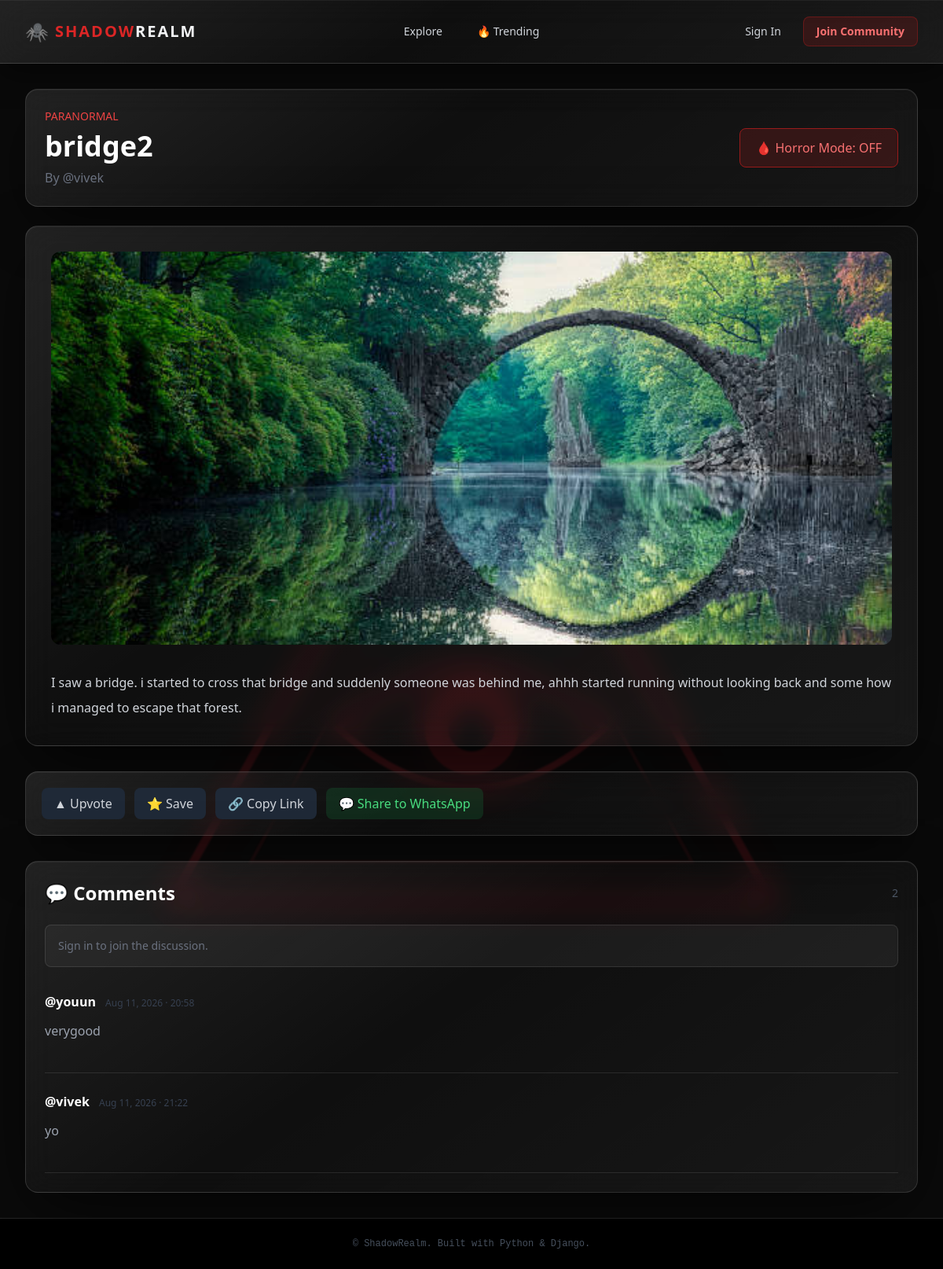
/story/bridge2/, run on the app's committed database.
### SHADOW/models.py (models this page shows, shortened)
class Story(models.Model):
    STATUS_CHOICES = (
        ('draft', 'Draft'),
        ('published', 'Published'),
    )
    title = models.CharField(max_length=200)
    slug = models.SlugField(max_length=200, unique=True, blank=True)
    author = models.ForeignKey(User, on_delete=models.CASCADE, related_name='stories')
    category = models.ForeignKey(Category, on_delete=models.SET_NULL, null=True, related_name='stories')
    cover_image = models.ImageField(upload_to='story_covers/', blank=True, null=True)
    content = models.TextField(help_text="Main text of the horror story.")
    summary = models.CharField(max_length=300, help_text="Short teaser for card previews.")
    status = models.CharField(max_length=10, choices=STATUS_CHOICES, default='published')
    horror_mode = models.BooleanField(default=False)
    created_at = models.DateTimeField(auto_now_add=True)
    updated_at = models.DateTimeField(auto_now=True)
    upvotes = models.ManyToManyField(User, related_name='upvoted_stories', blank=True)
    favorites = models.ManyToManyField(User,related_name='favorite_stories',blank=True)
    class Meta:
        ordering = ['-created_at']

class Category(models.Model):
    name = models.CharField(max_length=100, unique=True)
    slug = models.SlugField(max_length=100, unique=True, blank=True)
    description = models.TextField(blank=True)
    class Meta:
        verbose_name_plural = "Categories"

class Comment(models.Model):
    story = models.ForeignKey(Story, on_delete=models.CASCADE, related_name='comments')
    author = models.ForeignKey(User, on_delete=models.CASCADE)
    body = models.TextField()
    created_at = models.DateTimeField(auto_now_add=True)
    parent = models.ForeignKey(
    'self',
    on_delete=models.CASCADE,
    null=True,
    blank=True,
    related_name='replies'
    )
    class Meta:
        ordering = ['created_at']

### SHADOW/views.py (the view)
def story_detail(request, slug):
    story = get_object_or_404(
        Story.objects.select_related(
            'author',
            'category'
        ),
        slug=slug,
        status='published'
    )
    comments = story.comments.filter(
        parent=None
    ).select_related(
        'author'
    ).prefetch_related(
        'replies__author'
    )
    scenes = story.scenes.all()
    return render(
        request,
        'story_detail.html',
        {
            'story': story,
            'comments': comments,
            'scenes': scenes,
        }
    )

### SHADOW/context_processors.py (called while the page is built, shortened)
def notifications_context(request):
    return {
        'unread_notifications': 0
    }

### templates/story_detail.html (shortened to what this page needs)
{% extends 'base.html' %}
{% block content %}
<div class="max-w-6xl mx-auto">
    <div class="glass-panel p-6 mb-6">
        <div class="flex flex-col md:flex-row md:items-center md:justify-between gap-4">
            <div>
                <p class="text-red-500 text-sm uppercase">
                    {{ story.category.name|default:"Horror" }}
                </p>
                <h1 class="text-4xl font-bold text-white mt-2">
                    {{ story.title }}
                </h1>
                <p class="text-gray-500 mt-2">
                    By @{{ story.author.username }}
                </p>
            </div>
            {% if story.horror_mode %}
            <button
                type="button"
                id="horrorModeButton"
                class="px-5 py-3 rounded-lg
                       bg-red-900/30
                       border border-red-800
                       text-red-400
                       hover:bg-red-900/50
                       transition"
            >
                🩸 Horror Mode: OFF
            </button>
            {% endif %}
        </div>
    </div>
    <div
        id="normalStory"
        class="glass-panel p-8 mb-8"
    >
        {% if story.cover_image %}
        <img
            src="{{ story.cover_image.url }}"
            class="w-full max-h-[500px] object-cover rounded-xl mb-8"
        >
        {% endif %}
        <div
            class="prose prose-invert max-w-none
                   text-gray-300 leading-8"
        >
            {{ story.content|safe }}
        </div>
    </div>
<div class="glass-panel p-5 mb-8">
    <div class="flex flex-wrap gap-3">
        <a
            href="{% url 'upvote_story' story.id %}"
            class="px-4 py-2 rounded-lg
                   bg-gray-800 text-gray-300
                   hover:bg-gray-700"
        >
            ▲ Upvote
        </a>
        <a
            href="{% url 'favorite_story' story.id %}"
            class="px-4 py-2 rounded-lg
                   bg-gray-800 text-gray-300
                   hover:bg-gray-700"
        >
            ⭐ Save
        </a>
        <button
            type="button"
            id="copyLinkButton"
            class="px-4 py-2 rounded-lg
                   bg-gray-800 text-gray-300
                   hover:bg-gray-700"
        >
            🔗 Copy Link
        </button>
        <a
            id="whatsappShare"
            href="https://wa.me/?text={{ request.build_absolute_uri|urlencode }}"
            target="_blank"
            rel="noopener"
            class="px-4 py-2 rounded-lg
                   bg-green-900/40 text-green-400
                   hover:bg-green-900/60"
        >
            💬 Share to WhatsApp
        </a>
    </div>
</div>
<div class="glass-panel p-6">
    <div class="flex items-center justify-between mb-6">
        <h2 class="text-2xl font-bold text-white">
            💬 Comments
        </h2>
        <span class="text-sm text-gray-600">
            {{ story.comments.count }}
        </span>
    </div>
    {% if user.is_authenticated %}
        <form
            method="POST"
            action="{% url 'add_comment' story.slug %}"
            class="mb-8"
        >
            {% csrf_token %}
            <textarea
                name="body"
                rows="4"
                required
                placeholder="Leave a comment..."
                class="w-full bg-black/40
                       border border-white/10
                       rounded-lg p-4
                       text-gray-200
                       placeholder-gray-600
                       focus:outline-none
                       focus:border-red-700
                       resize-y"
            ></textarea>
            <button
                type="submit"
                class="mt-3 px-5 py-2
                       bg-red-800
                       hover:bg-red-700
                       text-white
                       rounded-lg
                       font-semibold
                       transition"
            >
                Comment
            </button>
        </form>
    {% else %}
        <div
            class="mb-8 p-4 rounded-lg
                   bg-white/5
                   border border-white/10"
        >
            <p class="text-gray-500 text-sm">
                Sign in to join the discussion.
            </p>
        </div>
    {% endif %}
    <div class="space-y-6">
        {% for comment in comments %}
            <div
                class="border-b border-white/10
                       pb-6"
            >
                <div class="flex items-start justify-between gap-4">
                    <div>
                        <strong class="text-white">
                            @{{ comment.author.username }}
                        </strong>
                        <span class="text-gray-700 text-xs ml-2">
                            {{ comment.created_at|date:"M d, Y · H:i" }}
                        </span>
                    </div>
                </div>
                <p class="text-gray-400 mt-3 leading-relaxed">
                    {{ comment.body }}
                </p>
            </div>
        {% endfor %}
    </div>
</div>
{% endblock %}

### templates/base.html (style rules this page uses)
.glass-panel { background: linear-gradient( 145deg, rgba(255,255,255,0.10), rgba(255,255,255,0.025) 45%, rgba(255,255,255,0.06) ); backdrop-filter: blur(18px) saturate(125%); -webkit-backdrop-filter: blur(18px) saturate(125%); border: 1px solid rgba(255,255,255,0.13); box-shadow: 0 24px 80px -20px rgba(0,0,0,0.8), inset 0 1px rgba(255,255,255,0.05); border-radius: 1rem; }

### data on the page
Story: category.name "PARANORMAL", title "bridge2", author.username "vivek", cover_image (picture), content "I saw a bridge. i started to cross that bridge and suddenly someone was behind me, ahhh started running without looking back and some how i managed to escape that forest.", comments.count "2"
Comment: author.username "youun", created_at "Aug 11, 2026 · 20:58", body "verygood"
Comment: author.username "vivek", created_at "Aug 11, 2026 · 21:22", body "yo"
